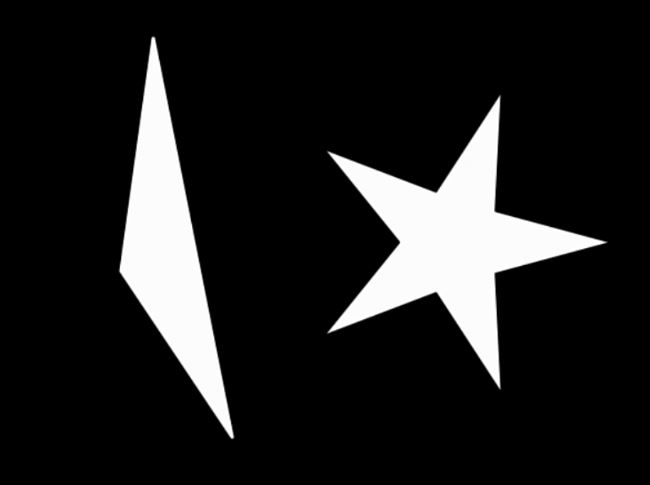
#> input picture image/sample_image_forContour.JPG, 650 x 485 px, found by its file name
$ python example_contour.py
#> lines starting #> are read from the running program, lines starting #| are printed output that depends on the picture; after the words box and inside, x2 and y2 are one past the last pixel; in counts of white or black regions, pixels touching at a corner belong together
import cv2 as cv

img_color = cv.imread('image/sample_image_forContour.jpg')
#> img_color is the input picture: shape (485, 650, 3); min 0, max 255, mean 32.6
img_gray = cv.cvtColor(img_color, cv.COLOR_BGR2GRAY)
ret, img_binary = cv.threshold(img_gray, 127, 255, 0)
#> img_binary: shape (485, 650); 12.9% white; 2 white regions

# 컨투어를 검출하는 함수
contours, hierarchy = cv.findContours(img_binary, cv.RETR_LIST, cv.CHAIN_APPROX_SIMPLE)
#> contours = 2 contours; box (x1, y1, x2, y2) and area: (328, 97, 606, 388) 23230, (120, 37, 234, 438) 16606

# 컨투어를 그리는 함수, 초록색으로, 두께는 3
cv.drawContours(img_color, contours, 0, (0, 255, 0), 3)

# 컨투어를 그리는 함수, 파란색으로, 두께는 3
cv.drawContours(img_color, contours, 1, (255, 0, 0), 3)
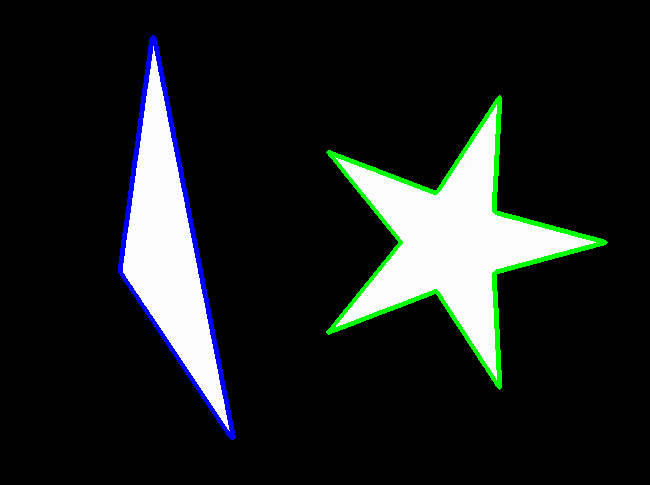
#> img_color: shape (485, 650, 3); mean B, G, R 31.5, 32.4, 28.3

cv.imshow('result', img_color)
cv.waitKey(0)

cv.destroyAllWindows()
